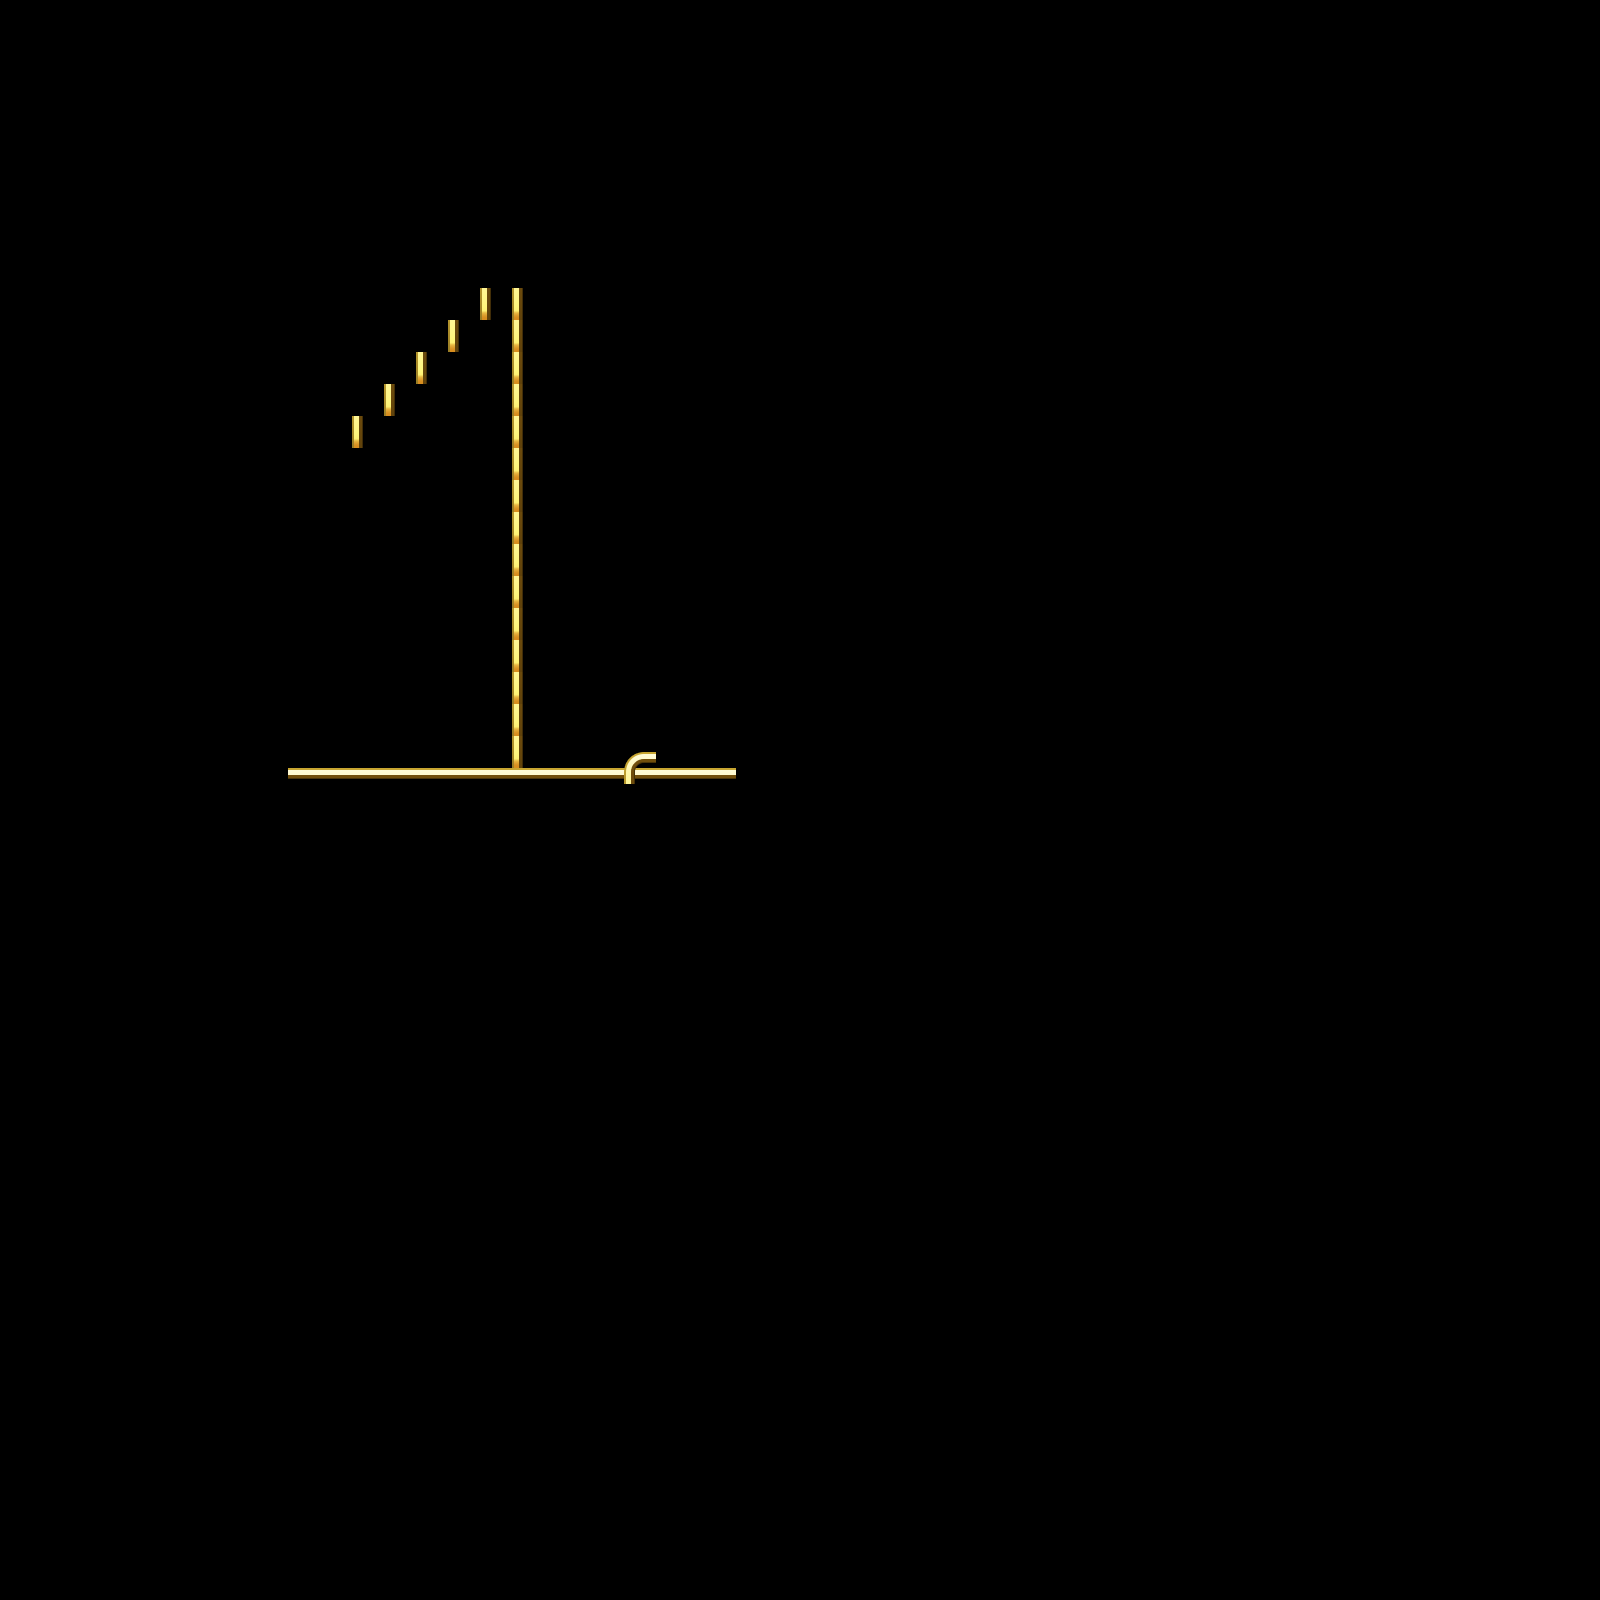

A 2D game scene composited from a Tiled map and its tileset images. What follows is a short description and the map's XML, with each tile layer's data collapsed to a summary:
An orthogonal 50x50 tile map with 32x32 px tiles, 2 tile layers (pic, pic2) and 1 object (player).

<map version="1.0" orientation="orthogonal" renderorder="right-down" width="50" height="50" tilewidth="32" tileheight="32" nextobjectid="6">
 <tileset firstgid="1" name="img_frame_avatar_head" tilewidth="32" tileheight="32" tilecount="9" columns="3">
  <image source="img_frame_avatar_head.png" width="123" height="123" />
 </tileset>
 <layer name="pic" width="50" height="50">
  <data>[2500 cells, 34 non-empty, 2 distinct tile ids]</data>
 </layer>
 <objectgroup name="all" offsetx="-8" offsety="184">
  <object id="4" name="player" gid="1" x="351.333" y="608" width="32" height="32" />
 </objectgroup>
 <layer name="pic2" width="50" height="50" offsetx="-16" offsety="16">
  <data>[2500 cells, 1 non-empty, 1 distinct tile ids]</data>
 </layer>
</map>
